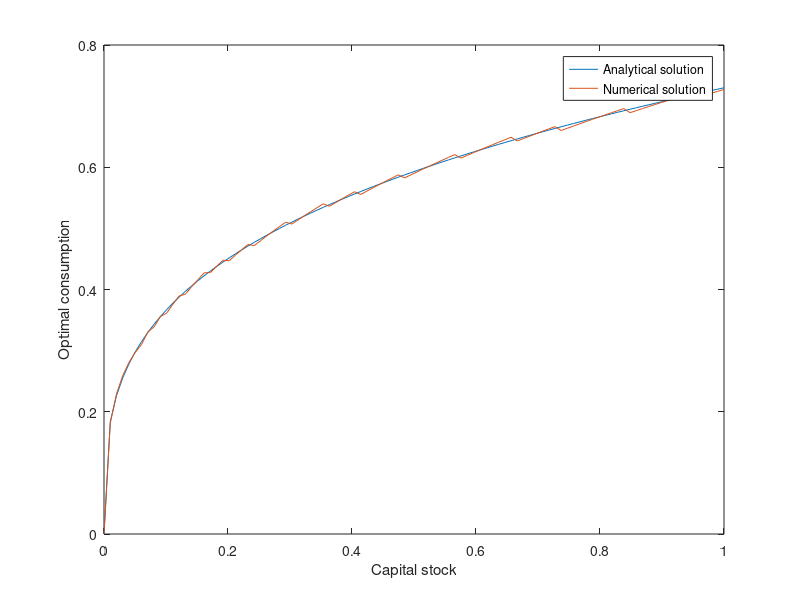

Write MATLAB code to recreate this figure.
% MATLAB code for non-stochastic Ramsey model with full depreciation and log utility
% (also tested in GNU Octave 3.4.0)
% Andrew Gimber, European University Institute
% 2012-01-29

clear;                                          % clear Workspace
clc;                                            % clear Command Window
close all;                                      % close Figures

% Model parameters
k0=1;                                           % initial capital stock
alpha=0.3;                                      % exponent on capital in the production function
beta=0.9;                                       % discount factor

% Discretisation and value function iteration parameters
kpoints=100;                                    % number of different values of the capital stock to consider (grid size)
tol=0.0001;                                     % tolerance value

% Create grid for k (values of the capital stock to consider)
kincr=k0/(kpoints-1);                           % calculate increment such that grid size is equal to kpoints
k=0:kincr:k0;                                   % 1 x kpoints row vector with elements from 0 to k0 in increments of kincr

% Create matrices of consumption and instantaneous utility possibilities
c=(k.^alpha)'*ones(size(k))-ones(size(k))'*k;   % kpoints x kpoints consumption matrix with typical element c(i,j)=f(k(i))-k(j)
ctiny=0.0001;                                   % a very small number
c(c==0)=ctiny;                                  % set all zero elements of c to a very small number, because we are about to take logs
c(c<0)=NaN;                                     % set all negative elements of c to "not a number", because negative consumption is impossible
u=log(c);                                       % kpoints x kpoints instantaneous utility matrix with typical element u(i,j)=log(c(i,j))

% Value function iteration
V=zeros(size(k));                               % 1 x kpoints row vector of zeros, which is our initial guess for the value function V(k)
gap=tol+1;                                      % need gap>tol, otherwise our while loop will never start
while gap>tol                                   % apply the Bellman operator TV(k)=max{u(k,k')+beta*V(k')} until TV(k) and V(k) are close
    aux=(u+beta*ones(size(k))'*V)';             % kpoints x kpoints matrix, which forms the RHS of the Bellman equation (transposed because max works over columns)
    [TV,I]=max(aux);                            % two 1 x kpoints matrices: one for maximum values, the other for indices
    gap=max(abs(TV-V));                         % measure largest gap between elements of TV(k) and V(k) (loop ends when gap<=tol)
    V=TV;                                       % set V(k) equal to TV(k) so we can do another iteration
end

% Policy function
coptan=(1-alpha*beta)*k.^alpha;                 % analytical solution for optimal consumption
coptnu=k.^alpha-k(I);                           % numerical solution: use indices to find optimal k' and so calculate optimal c

% Graph
figure
plot(k,coptan,k,coptnu)
xlabel('Capital stock')
ylabel('Optimal consumption')
legend('Analytical solution','Numerical solution')